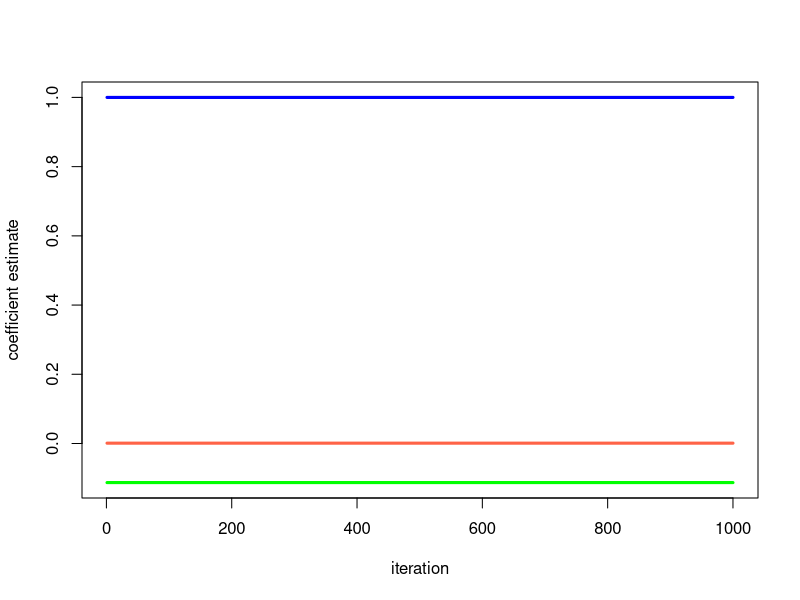
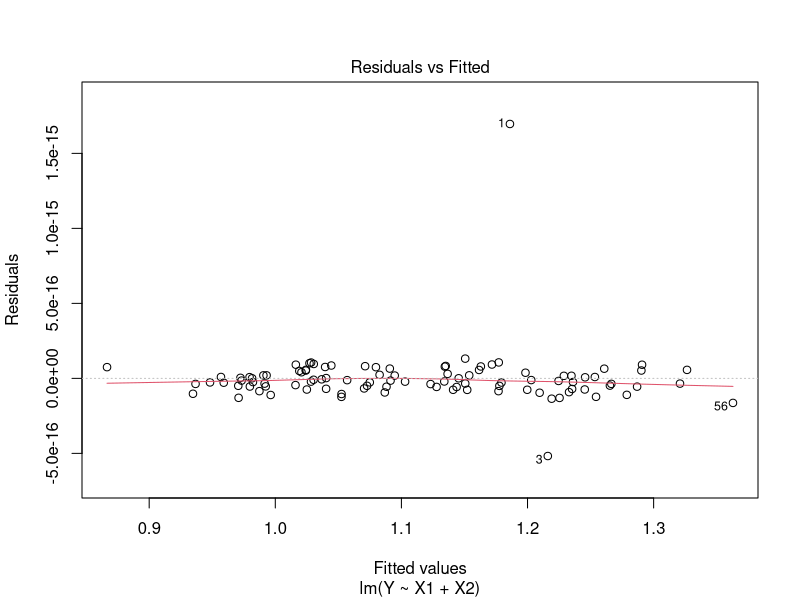
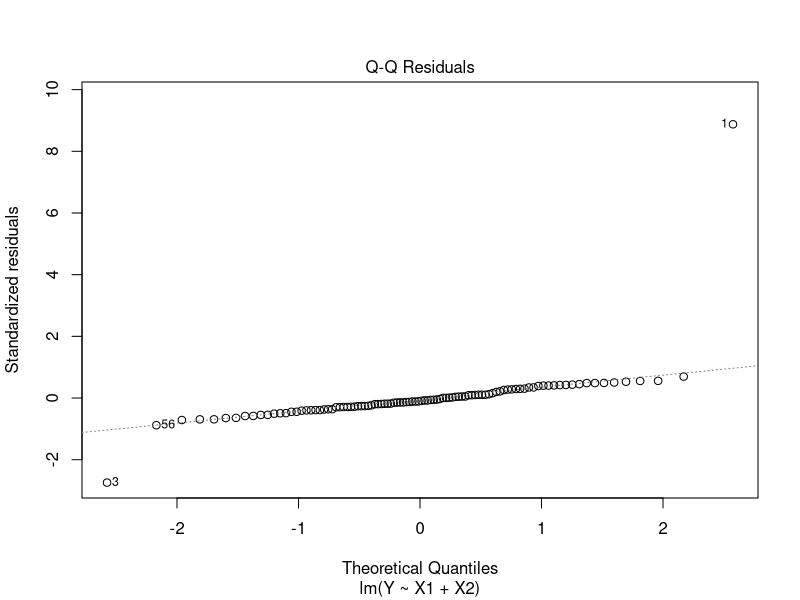
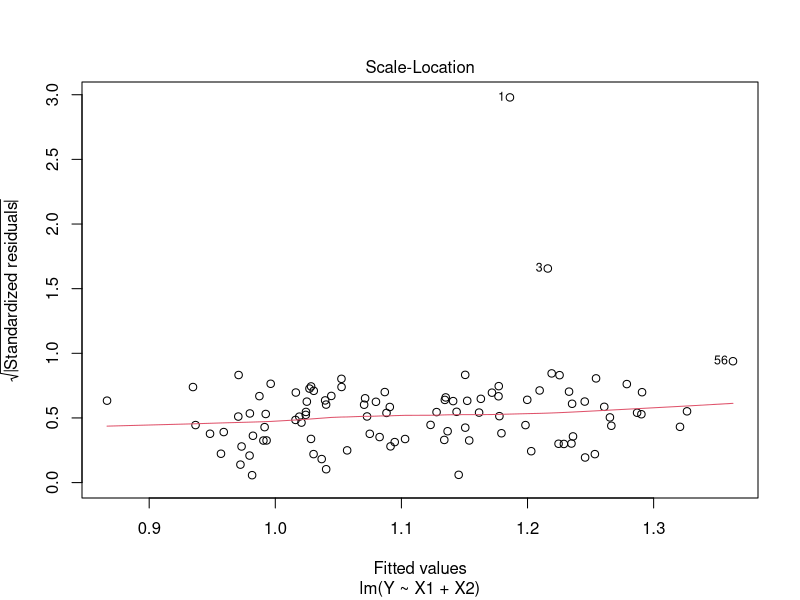
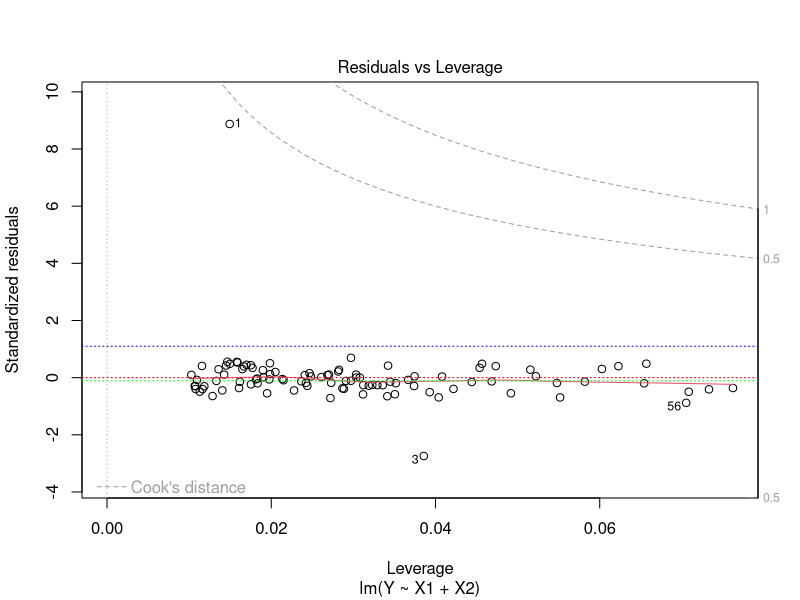
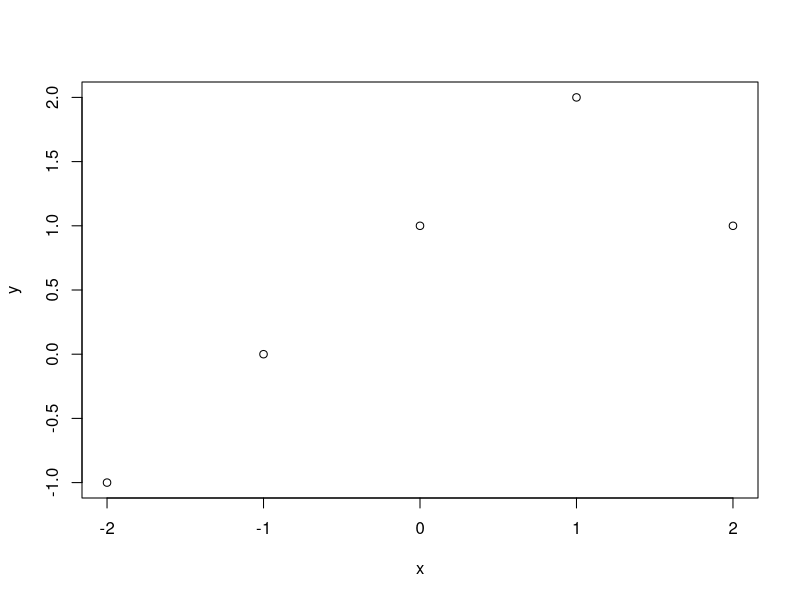
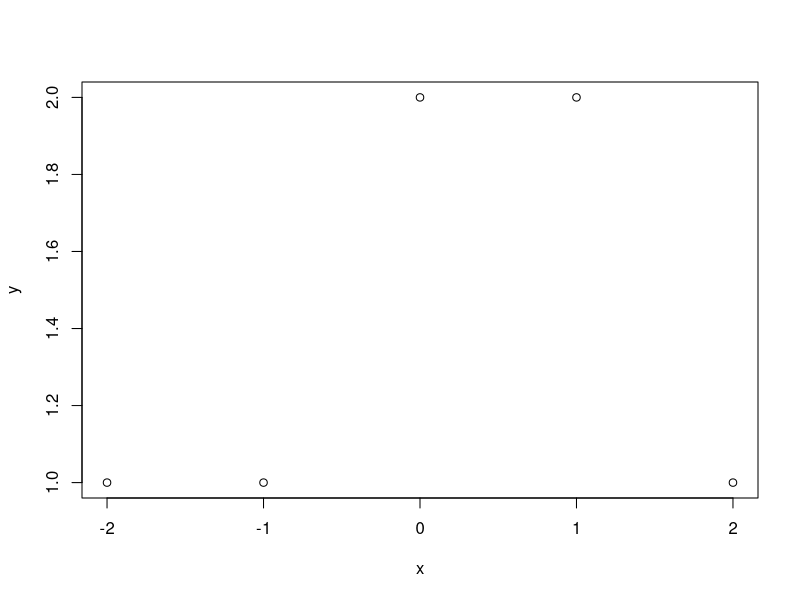

Generate these figures, in order, with R:
## ---- chunk 1
n = 100
set.seed(10)
X1 = rnorm(n)
X2 = rnorm(n)
Y = rnorm(n)
## ---- chunk 2
beta1 = 0.4
## ---- chunk 3
a = Y-beta1*X1
beta2=lm(a~X2)$coef[2]
## ---- chunk 4
a = Y - beta2*X2
beta1=lm(a~X1)$coef[2]
## ---- chunk 5
b0 = 1
e = 0.1
Y = X1*beta1+X2*beta2+b0+e

res=matrix(NA,3,1000,dimnames=list(c("C0","C1","C2"),paste(1:1000)))

for(i in seq(1000)){
  a = Y-beta1*X1
  b2=lm(a~X2)$coef[2]
  a = Y - beta2*X2
  b1=lm(a~X1)$coef[2]
  res["C0",i]=b0
  res["C1",i]=b1
  res["C2",i]=b2
}

res[,c(1,2,3,4,5,6,7,8,9,1000), drop=F]

r=range(res)
plot(seq(1000),res[1,],type="l",lwd=3,ylim=r,col="blue",xlab="iteration",ylab="coefficient estimate")
lines(res[2,],lwd=3,col="tomato")
lines(res[3,],lwd=3,col="green")
## ---- chunk 6
#plot.new()
fit=lm(Y~X1+X2)
plot(fit)
abline(h=fit$coef[1],lty=3,lwd=1,col="blue")
abline(h=fit$coef[2],lty=3,lwd=1,col="red")
abline(h=fit$coef[3],lty=3,lwd=1,col="green")
## ---- chunk 7
x = -2:2
y = 1 + x + -2 * (x-1)^2 * I(x>1)
plot(x, y)
## ---- chunk 8
x = -2:2
y = c(1,1,2,2,1)
plot(x,y)
